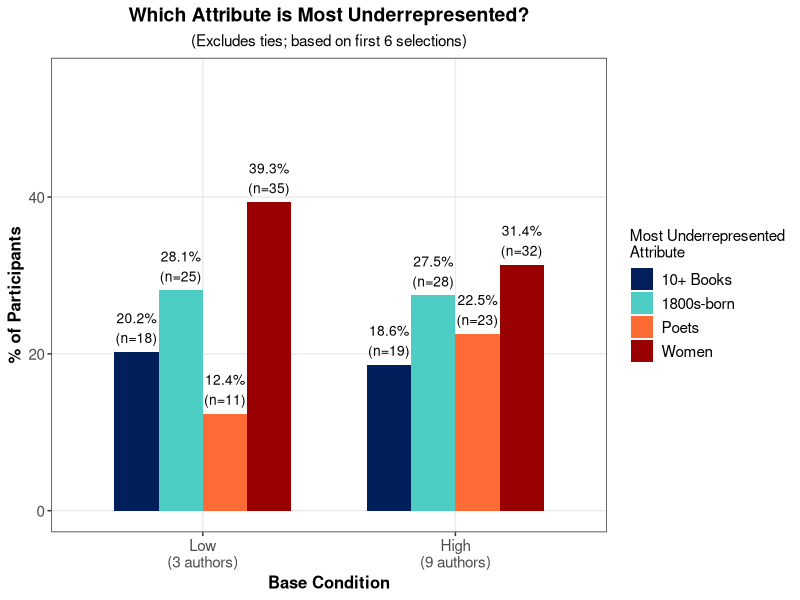
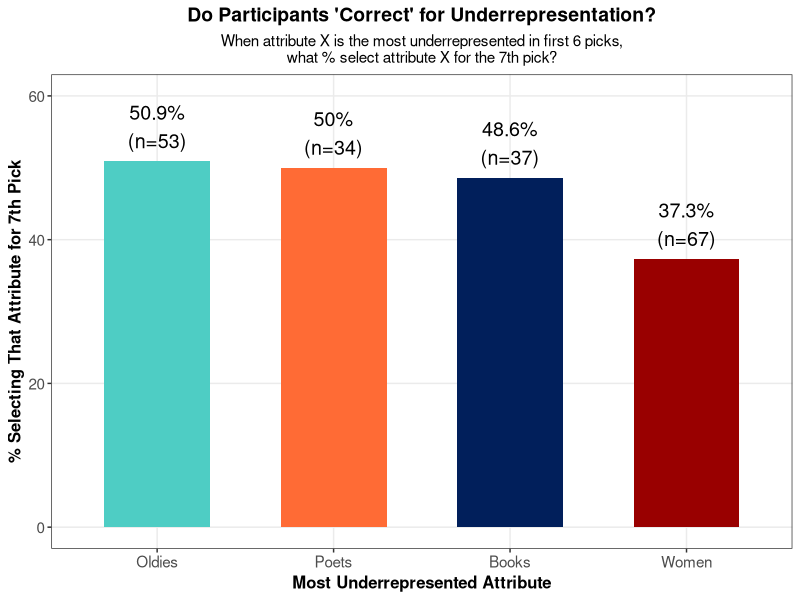

Reproduce these figures in R, in order.
# Analysis: Do participants select the most underrepresented attribute?
# And how often are women the most underrepresented?

library(dplyr)
library(ggplot2)
library(tidyr)
library(lmtest)
library(sandwich)

# Read the data
d0 <- read.csv('pilot-study.csv', check.names = FALSE)

# Robust summary function
robust_summary <- function(model) {
    robust_se <- sqrt(diag(vcovHC(model, type = "HC3")))
    model_summary <- summary(model)
    model_summary$coefficients[, "Std. Error"] <- robust_se
    model_summary$coefficients[, "t value"] <- model_summary$coefficients[, "Estimate"] / robust_se
    model_summary$coefficients[, "Pr(>|t|)"] <- 2 * pt(-abs(model_summary$coefficients[, "t value"]), df = model_summary$df[2], lower.tail = TRUE)
    return(model_summary)
}

cat("===========================================================\n")
cat("QUESTION 1: Do participants select the MOST underrepresented attribute?\n")
cat("===========================================================\n\n")

# Identify which attribute is most underrepresented for each participant
d0 <- d0 %>%
  mutate(
    # Create underrepresentation indicators
    women_underrep = as.numeric(base_gender < 3),
    poets_underrep = as.numeric(base_poets < 3),
    oldies_underrep = as.numeric(base_oldies < 3),
    books_underrep = as.numeric(base_books < 3),
    num_underrep = women_underrep + poets_underrep + oldies_underrep + books_underrep,

    # Identify THE MOST underrepresented (lowest count)
    min_count = pmin(base_gender, base_poets, base_oldies, base_books),

    # Count how many attributes are tied for most underrepresented
    num_at_min = (base_gender == min_count) +
                 (base_poets == min_count) +
                 (base_oldies == min_count) +
                 (base_books == min_count),

    # Identify which specific attribute(s) are most underrepresented
    women_most_underrep = as.numeric(base_gender == min_count),
    poets_most_underrep = as.numeric(base_poets == min_count),
    oldies_most_underrep = as.numeric(base_oldies == min_count),
    books_most_underrep = as.numeric(base_books == min_count),

    # Create a categorical variable for the single most underrepresented
    # (if tied, we'll handle that separately)
    most_underrep_attr = case_when(
      num_at_min > 1 ~ "tie",
      base_gender < pmin(base_poets, base_oldies, base_books) ~ "women",
      base_poets < pmin(base_gender, base_oldies, base_books) ~ "poets",
      base_oldies < pmin(base_gender, base_poets, base_books) ~ "oldies",
      base_books < pmin(base_gender, base_poets, base_oldies) ~ "books",
      TRUE ~ "tie"
    ),

    # Did they select the most underrepresented attribute?
    selected_most_underrep = case_when(
      most_underrep_attr == "women" ~ as.numeric(female_pick == 1),
      most_underrep_attr == "poets" ~ as.numeric(poets_pick == 1),
      most_underrep_attr == "oldies" ~ as.numeric(oldies_pick == 1),
      most_underrep_attr == "books" ~ as.numeric(books_pick == 1),
      most_underrep_attr == "tie" ~ NA_real_
    ),

    # Did they select ANY of the tied most underrepresented attributes?
    selected_any_most_underrep = case_when(
      num_at_min == 1 ~ selected_most_underrep,
      num_at_min > 1 ~ as.numeric(
        (women_most_underrep == 1 & female_pick == 1) |
        (poets_most_underrep == 1 & poets_pick == 1) |
        (oldies_most_underrep == 1 & oldies_pick == 1) |
        (books_most_underrep == 1 & books_pick == 1)
      ),
      TRUE ~ NA_real_
    )
  )

cat("--- Distribution of most underrepresented attribute ---\n")
most_underrep_dist <- d0 %>%
  group_by(most_underrep_attr) %>%
  summarise(n = n(), pct = round(n/nrow(d0) * 100, 1))
print(most_underrep_dist)

cat("\n--- Distribution of ties (how many attributes at minimum) ---\n")
tie_dist <- d0 %>%
  group_by(num_at_min) %>%
  summarise(n = n(), pct = round(n/nrow(d0) * 100, 1))
print(tie_dist)

cat("\n--- Overall: Did participants select the MOST underrepresented attribute? ---\n")
cat("(Excluding ties)\n")
overall_hit_rate <- d0 %>%
  filter(!is.na(selected_most_underrep)) %>%
  summarise(
    n = n(),
    n_selected = sum(selected_most_underrep),
    hit_rate = round(mean(selected_most_underrep) * 100, 1)
  )
print(overall_hit_rate)

cat("\n--- Including ties (selected ANY of the most underrepresented) ---\n")
overall_hit_rate_any <- d0 %>%
  filter(!is.na(selected_any_most_underrep)) %>%
  summarise(
    n = n(),
    n_selected = sum(selected_any_most_underrep),
    hit_rate = round(mean(selected_any_most_underrep) * 100, 1)
  )
print(overall_hit_rate_any)

cat("\n--- Hit rates by which attribute is most underrepresented ---\n")
hit_rates_by_attr <- d0 %>%
  filter(most_underrep_attr != "tie") %>%
  group_by(most_underrep_attr) %>%
  summarise(
    n = n(),
    n_selected = sum(selected_most_underrep),
    hit_rate = round(mean(selected_most_underrep) * 100, 1)
  ) %>%
  arrange(desc(hit_rate))
print(hit_rates_by_attr)

cat("\n\n===========================================================\n")
cat("QUESTION 2: How often are WOMEN the most underrepresented?\n")
cat("===========================================================\n\n")

cat("--- Overall (all base conditions) ---\n")
women_most_overall <- d0 %>%
  summarise(
    n = n(),
    n_women_most = sum(most_underrep_attr == "women"),
    pct_women_most = round(mean(most_underrep_attr == "women") * 100, 1),
    n_women_tied = sum(women_most_underrep == 1 & num_at_min > 1),
    pct_women_tied = round(mean(women_most_underrep == 1 & num_at_min > 1) * 100, 1)
  )
cat("Women are THE MOST underrepresented (sole minimum):", women_most_overall$pct_women_most, "% (n=", women_most_overall$n_women_most, ")\n")
cat("Women are TIED for most underrepresented:", women_most_overall$pct_women_tied, "% (n=", women_most_overall$n_women_tied, ")\n")

cat("\n--- By Base Condition ---\n")
women_most_by_base <- d0 %>%
  group_by(base_condition) %>%
  summarise(
    n = n(),
    n_women_most = sum(most_underrep_attr == "women"),
    pct_women_most = round(mean(most_underrep_attr == "women") * 100, 1),
    n_women_tied = sum(women_most_underrep == 1 & num_at_min > 1),
    pct_women_tied = round(mean(women_most_underrep == 1 & num_at_min > 1) * 100, 1),
    mean_base_gender = round(mean(base_gender), 2)
  ) %>%
  arrange(base_condition)
print(women_most_by_base)

cat("\n--- Distribution of minimum counts by base condition ---\n")
min_counts_by_base <- d0 %>%
  group_by(base_condition, min_count) %>%
  summarise(n = n(), .groups = "drop") %>%
  group_by(base_condition) %>%
  mutate(pct = round(n/sum(n) * 100, 1)) %>%
  arrange(base_condition, min_count)
print(min_counts_by_base)

cat("\n\n===========================================================\n")
cat("ANALYSIS 3: Does TREATMENT affect selection of most underrepresented?\n")
cat("===========================================================\n\n")

cat("--- Overall: Treatment effect on selecting most underrepresented ---\n")
treatment_overall <- d0 %>%
  filter(!is.na(selected_most_underrep)) %>%
  group_by(gender_feedback) %>%
  summarise(
    n = n(),
    hit_rate = round(mean(selected_most_underrep) * 100, 1)
  )
print(treatment_overall)

cat("\n--- Regression: selected_most_underrep ~ gender_feedback ---\n")
r_underrep <- lm(selected_most_underrep ~ gender_feedback, data = d0)
print(robust_summary(r_underrep))

cat("\n--- By Base Condition ---\n")
treatment_by_base <- d0 %>%
  filter(!is.na(selected_most_underrep)) %>%
  group_by(base_condition, gender_feedback) %>%
  summarise(
    n = n(),
    hit_rate = round(mean(selected_most_underrep) * 100, 1),
    .groups = "drop"
  ) %>%
  arrange(base_condition, gender_feedback)
print(treatment_by_base)

# Interaction model
cat("\n--- Interaction: selected_most_underrep ~ gender_feedback * base_condition ---\n")
d0$base_condition_factor <- factor(d0$base_condition, levels = c("low", "med", "high"))
r_underrep_interact <- lm(selected_most_underrep ~ gender_feedback * base_condition_factor, data = d0)
print(robust_summary(r_underrep_interact))

cat("\n\n===========================================================\n")
cat("ANALYSIS 4: When WOMEN are most underrepresented, does gender feedback help?\n")
cat("===========================================================\n\n")

# Filter to cases where women are most underrepresented
d0_women_most <- d0 %>% filter(most_underrep_attr == "women")

cat("Sample: When women are THE MOST underrepresented (n=", nrow(d0_women_most), ")\n\n")

cat("--- Selection of women by treatment ---\n")
women_most_treatment <- d0_women_most %>%
  group_by(gender_feedback) %>%
  summarise(
    n = n(),
    pct_select_woman = round(mean(female_pick) * 100, 1)
  )
print(women_most_treatment)

cat("\n--- Regression: female_pick ~ gender_feedback (when women most underrep) ---\n")
r_women_most <- lm(female_pick ~ gender_feedback, data = d0_women_most)
print(robust_summary(r_women_most))

cat("\n--- By Base Condition ---\n")
women_most_by_base_treat <- d0_women_most %>%
  group_by(base_condition, gender_feedback) %>%
  summarise(
    n = n(),
    pct_select_woman = round(mean(female_pick) * 100, 1),
    .groups = "drop"
  ) %>%
  arrange(base_condition, gender_feedback)
print(women_most_by_base_treat)

cat("\n\n===========================================================\n")
cat("ANALYSIS 5: Comparing 'correcting underrepresentation' across attributes\n")
cat("===========================================================\n\n")

# For each attribute, when it's most underrepresented, what % select it?
cat("When attribute X is THE MOST underrepresented, % who select X:\n")
correction_rates <- data.frame(
  Attribute = c("Women", "Poets", "Oldies", "Books"),
  N = c(
    sum(d0$most_underrep_attr == "women"),
    sum(d0$most_underrep_attr == "poets"),
    sum(d0$most_underrep_attr == "oldies"),
    sum(d0$most_underrep_attr == "books")
  ),
  Hit_Rate = c(
    round(mean(d0$female_pick[d0$most_underrep_attr == "women"]) * 100, 1),
    round(mean(d0$poets_pick[d0$most_underrep_attr == "poets"]) * 100, 1),
    round(mean(d0$oldies_pick[d0$most_underrep_attr == "oldies"]) * 100, 1),
    round(mean(d0$books_pick[d0$most_underrep_attr == "books"]) * 100, 1)
  )
) %>%
  arrange(desc(Hit_Rate))
print(correction_rates)

cat("\n--- Statistical test: Are these rates different? ---\n")
# Chi-square test
correction_data <- d0 %>%
  filter(most_underrep_attr != "tie") %>%
  select(most_underrep_attr, selected_most_underrep)

chisq_result <- chisq.test(table(correction_data$most_underrep_attr, correction_data$selected_most_underrep))
print(chisq_result)

cat("\n\n===========================================================\n")
cat("CREATING VISUALIZATION\n")
cat("===========================================================\n\n")

# Visualization 1: Distribution of most underrepresented attribute by base condition
plot_data_dist <- d0 %>%
  filter(most_underrep_attr != "tie") %>%
  group_by(base_condition, most_underrep_attr) %>%
  summarise(n = n(), .groups = "drop") %>%
  group_by(base_condition) %>%
  mutate(pct = n/sum(n) * 100)

p_dist <- ggplot(plot_data_dist, aes(x = factor(base_condition, levels = c("low", "med", "high")),
                                       y = pct, fill = most_underrep_attr)) +
  geom_bar(stat = "identity", position = "dodge", width = 0.7) +
  geom_text(aes(label = paste0(round(pct, 1), "%\n(n=", n, ")")),
            position = position_dodge(width = 0.7), vjust = -0.3, size = 3.5) +
  scale_fill_manual(values = c("women" = "#990000", "poets" = "#FF6B35",
                                "oldies" = "#4ECDC4", "books" = "#011F5B"),
                    labels = c("women" = "Women", "poets" = "Poets",
                              "oldies" = "1800s-born", "books" = "10+ Books")) +
  scale_x_discrete(labels = c("low" = "Low\n(3 authors)", "med" = "Medium\n(6 authors)",
                              "high" = "High\n(9 authors)")) +
  labs(
    x = "Base Condition",
    y = "% of Participants",
    title = "Which Attribute is Most Underrepresented?",
    subtitle = "(Excludes ties; based on first 6 selections)",
    fill = "Most Underrepresented\nAttribute"
  ) +
  theme_bw() +
  theme(
    legend.position = "right",
    legend.text = element_text(size = 11),
    axis.title = element_text(size = 12, face = "bold"),
    axis.text = element_text(size = 11),
    plot.title = element_text(size = 14, face = "bold", hjust = 0.5),
    plot.subtitle = element_text(size = 11, hjust = 0.5),
    panel.grid.minor = element_blank()
  ) +
  ylim(0, 55)

ggsave("Figure-Most-Underrepresented-Distribution.pdf", plot = p_dist,
       width = 10, height = 7, device = cairo_pdf)
cat("Saved: Figure-Most-Underrepresented-Distribution.pdf\n")

# Visualization 2: Correction rates by attribute
plot_data_correction <- correction_rates %>%
  mutate(Attribute = factor(Attribute, levels = Attribute))

p_correction <- ggplot(plot_data_correction, aes(x = Attribute, y = Hit_Rate, fill = Attribute)) +
  geom_bar(stat = "identity", width = 0.6) +
  geom_text(aes(label = paste0(Hit_Rate, "%\n(n=", N, ")")),
            vjust = -0.3, size = 5) +
  scale_fill_manual(values = c("Women" = "#990000", "Poets" = "#FF6B35",
                                "Oldies" = "#4ECDC4", "Books" = "#011F5B")) +
  labs(
    x = "Most Underrepresented Attribute",
    y = "% Selecting That Attribute for 7th Pick",
    title = "Do Participants 'Correct' for Underrepresentation?",
    subtitle = "When attribute X is the most underrepresented in first 6 picks,\nwhat % select attribute X for the 7th pick?"
  ) +
  theme_bw() +
  theme(
    legend.position = "none",
    axis.title = element_text(size = 12, face = "bold"),
    axis.text = element_text(size = 11),
    plot.title = element_text(size = 14, face = "bold", hjust = 0.5),
    plot.subtitle = element_text(size = 11, hjust = 0.5),
    panel.grid.minor = element_blank()
  ) +
  ylim(0, 60)

ggsave("Figure-Correction-Rates.pdf", plot = p_correction,
       width = 10, height = 7, device = cairo_pdf)
cat("Saved: Figure-Correction-Rates.pdf\n")

cat("\nDone!\n")
